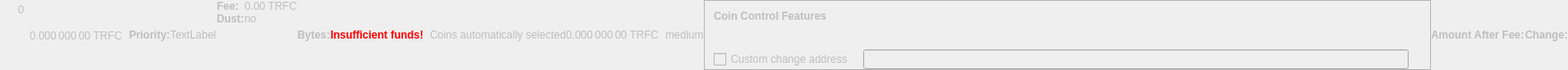
    <widget class="QWidget" name="dummyHideWidget" native="true">
     <property name="enabled">
      <bool>false</bool>
     </property>
     <property name="maximumSize">
      <size>
       <width>100</width>
       <height>22</height>
      </size>
     </property>
     <layout class="QHBoxLayout" name="dummyHideLayout">
      <property name="spacing">
       <number>0</number>
      </property>
      <property name="leftMargin">
       <number>0</number>
      </property>
      <property name="topMargin">
       <number>0</number>
      </property>
      <property name="rightMargin">
       <number>0</number>
      </property>
      <property name="bottomMargin">
       <number>0</number>
      </property>
      <item>
       <layout class="QFormLayout" name="formLayoutCoinControl1">
        <property name="horizontalSpacing">
         <number>10</number>
        </property>
        <property name="verticalSpacing">
         <number>14</number>
        </property>
        <property name="leftMargin">
         <number>10</number>
        </property>
        <property name="topMargin">
         <number>4</number>
        </property>
        <property name="rightMargin">
         <number>6</number>
        </property>
        <item row="0" column="1">
         <widget class="QLabel" name="labelCoinControlBytes">
          <property name="cursor">
           <cursorShape>IBeamCursor</cursorShape>
          </property>
          <property name="contextMenuPolicy">
           <enum>Qt::ActionsContextMenu</enum>
          </property>
          <property name="text">
           <string notr="true">0</string>
          </property>
          <property name="textInteractionFlags">
           <set>Qt::LinksAccessibleByMouse|Qt::TextSelectableByKeyboard|Qt::TextSelectableByMouse</set>
          </property>
         </widget>
        </item>
       </layout>
      </item>
      <item>
       <widget class="QLabel" name="labelCoinControlAfterFee">
        <property name="enabled">
         <bool>false</bool>
        </property>
        <property name="sizePolicy">
         <sizepolicy hsizetype="Fixed" vsizetype="Fixed">
          <horstretch>0</horstretch>
          <verstretch>0</verstretch>
         </sizepolicy>
        </property>
        <property name="minimumSize">
         <size>
          <width>111</width>
          <height>12</height>
         </size>
        </property>
        <property name="maximumSize">
         <size>
          <width>111</width>
          <height>12</height>
         </size>
        </property>
        <property name="cursor">
         <cursorShape>IBeamCursor</cursorShape>
        </property>
        <property name="contextMenuPolicy">
         <enum>Qt::ActionsContextMenu</enum>
        </property>
        <property name="text">
         <string notr="true">0.000 000 00 TRFC</string>
        </property>
        <property name="textInteractionFlags">
         <set>Qt::LinksAccessibleByMouse|Qt::TextSelectableByKeyboard|Qt::TextSelectableByMouse</set>
        </property>
       </widget>
      </item>
      <item>
       <widget class="QLabel" name="labelCoinControlPriorityText">
        <property name="enabled">
         <bool>false</bool>
        </property>
        <property name="font">
         <font>
          <weight>75</weight>
          <bold>true</bold>
         </font>
        </property>
        <property name="text">
         <string>Priority:</string>
        </property>
       </widget>
      </item>
      <item>
       <layout class="QHBoxLayout" name="horizontalLayout">
        <item>
         <widget class="QLabel" name="WarningLabel">
          <property name="text">
           <string>TextLabel</string>
          </property>
         </widget>
        </item>
       </layout>
      </item>
      <item>
       <layout class="QFormLayout" name="formLayoutCoinControl3">
        <property name="horizontalSpacing">
         <number>0</number>
        </property>
        <property name="verticalSpacing">
         <number>0</number>
        </property>
        <property name="leftMargin">
         <number>0</number>
        </property>
        <property name="topMargin">
         <number>0</number>
        </property>
        <property name="rightMargin">
         <number>0</number>
        </property>
        <item row="0" column="0">
         <widget class="QLabel" name="labelCoinControlFeeText">
          <property name="enabled">
           <bool>false</bool>
          </property>
          <property name="font">
           <font>
            <weight>75</weight>
            <bold>true</bold>
           </font>
          </property>
          <property name="text">
           <string>Fee:</string>
          </property>
          <property name="margin">
           <number>0</number>
          </property>
         </widget>
        </item>
        <item row="0" column="1">
         <widget class="QLabel" name="labelCoinControlFee">
          <property name="enabled">
           <bool>false</bool>
          </property>
          <property name="cursor">
           <cursorShape>IBeamCursor</cursorShape>
          </property>
          <property name="contextMenuPolicy">
           <enum>Qt::ActionsContextMenu</enum>
          </property>
          <property name="text">
           <string notr="true">0.00 TRFC</string>
          </property>
          <property name="textInteractionFlags">
           <set>Qt::LinksAccessibleByMouse|Qt::TextSelectableByKeyboard|Qt::TextSelectableByMouse</set>
          </property>
         </widget>
        </item>
        <item row="1" column="0">
         <widget class="QLabel" name="labelCoinControlLowOutputText">
          <property name="enabled">
           <bool>false</bool>
          </property>
          <property name="font">
           <font>
            <weight>75</weight>
            <bold>true</bold>
           </font>
          </property>
          <property name="text">
           <string>Dust:</string>
          </property>
         </widget>
        </item>
        <item row="1" column="1">
         <widget class="QLabel" name="labelCoinControlLowOutput">
          <property name="enabled">
           <bool>false</bool>
          </property>
          <property name="cursor">
           <cursorShape>IBeamCursor</cursorShape>
          </property>
          <property name="contextMenuPolicy">
           <enum>Qt::ActionsContextMenu</enum>
          </property>
          <property name="text">
           <string>no</string>
          </property>
          <property name="textInteractionFlags">
           <set>Qt::LinksAccessibleByMouse|Qt::TextSelectableByKeyboard|Qt::TextSelectableByMouse</set>
          </property>
         </widget>
        </item>
       </layout>
      </item>
      <item>
       <widget class="QLabel" name="labelCoinControlBytesText">
        <property name="enabled">
         <bool>false</bool>
        </property>
        <property name="font">
         <font>
          <weight>75</weight>
          <bold>true</bold>
         </font>
        </property>
        <property name="text">
         <string>Bytes:</string>
        </property>
       </widget>
      </item>
      <item>
       <layout class="QFormLayout" name="formLayoutCoinControl2">
        <property name="horizontalSpacing">
         <number>0</number>
        </property>
        <property name="verticalSpacing">
         <number>0</number>
        </property>
        <property name="leftMargin">
         <number>0</number>
        </property>
        <property name="topMargin">
         <number>0</number>
        </property>
        <property name="rightMargin">
         <number>0</number>
        </property>
       </layout>
      </item>
      <item>
       <layout class="QHBoxLayout" name="horizontalLayoutCoinControl2">
        <property name="spacing">
         <number>0</number>
        </property>
        <property name="bottomMargin">
         <number>0</number>
        </property>
       </layout>
      </item>
      <item>
       <widget class="QLabel" name="labelCoinControlInsuffFunds">
        <property name="enabled">
         <bool>false</bool>
        </property>
        <property name="minimumSize">
         <size>
          <width>0</width>
          <height>0</height>
         </size>
        </property>
        <property name="font">
         <font>
          <weight>75</weight>
          <bold>true</bold>
         </font>
        </property>
        <property name="styleSheet">
         <string notr="true">color:red;font-weight:bold;</string>
        </property>
        <property name="text">
         <string>Insufficient funds!</string>
        </property>
        <property name="margin">
         <number>5</number>
        </property>
       </widget>
      </item>
      <item>
       <layout class="QFormLayout" name="formLayoutCoinControl4">
        <property name="horizontalSpacing">
         <number>0</number>
        </property>
        <property name="verticalSpacing">
         <number>0</number>
        </property>
        <property name="leftMargin">
         <number>0</number>
        </property>
        <property name="topMargin">
         <number>0</number>
        </property>
        <property name="rightMargin">
         <number>0</number>
        </property>
       </layout>
      </item>
      <item>
       <widget class="QLabel" name="labelCoinControlChangeLabel">
        <property name="enabled">
         <bool>false</bool>
        </property>
        <property name="sizePolicy">
         <sizepolicy hsizetype="Preferred" vsizetype="Expanding">
          <horstretch>0</horstretch>
          <verstretch>0</verstretch>
         </sizepolicy>
        </property>
        <property name="minimumSize">
         <size>
          <width>0</width>
          <height>0</height>
         </size>
        </property>
        <property name="text">
         <string/>
        </property>
        <property name="margin">
         <number>3</number>
        </property>
       </widget>
      </item>
      <item>
       <widget class="QLabel" name="labelCoinControlAutomaticallySelected">
        <property name="enabled">
         <bool>false</bool>
        </property>
        <property name="sizePolicy">
         <sizepolicy hsizetype="Fixed" vsizetype="Fixed">
          <horstretch>0</horstretch>
          <verstretch>0</verstretch>
         </sizepolicy>
        </property>
        <property name="minimumSize">
         <size>
          <width>0</width>
          <height>0</height>
         </size>
        </property>
        <property name="maximumSize">
         <size>
          <width>240</width>
          <height>16777215</height>
         </size>
        </property>
        <property name="text">
         <string>Coins automatically selected</string>
        </property>
        <property name="margin">
         <number>5</number>
        </property>
       </widget>
      </item>
      <item>
       <widget class="QLabel" name="labelCoinControlChange">
        <property name="enabled">
         <bool>false</bool>
        </property>
        <property name="sizePolicy">
         <sizepolicy hsizetype="Fixed" vsizetype="Fixed">
          <horstretch>0</horstretch>
          <verstretch>0</verstretch>
         </sizepolicy>
        </property>
        <property name="minimumSize">
         <size>
          <width>111</width>
          <height>0</height>
         </size>
        </property>
        <property name="maximumSize">
         <size>
          <width>111</width>
          <height>16777215</height>
         </size>
        </property>
        <property name="cursor">
         <cursorShape>IBeamCursor</cursorShape>
        </property>
        <property name="contextMenuPolicy">
         <enum>Qt::ActionsContextMenu</enum>
        </property>
        <property name="text">
         <string notr="true">0.000 000 00 TRFC</string>
        </property>
        <property name="textInteractionFlags">
         <set>Qt::LinksAccessibleByMouse|Qt::TextSelectableByKeyboard|Qt::TextSelectableByMouse</set>
        </property>
       </widget>
      </item>
      <item>
       <widget class="QLabel" name="labelCoinControlPriority">
        <property name="enabled">
         <bool>false</bool>
        </property>
        <property name="cursor">
         <cursorShape>IBeamCursor</cursorShape>
        </property>
        <property name="contextMenuPolicy">
         <enum>Qt::ActionsContextMenu</enum>
        </property>
        <property name="text">
         <string>medium</string>
        </property>
        <property name="textInteractionFlags">
         <set>Qt::LinksAccessibleByMouse|Qt::TextSelectableByKeyboard|Qt::TextSelectableByMouse</set>
        </property>
       </widget>
      </item>
      <item>
       <widget class="QFrame" name="frameCoinControl">
        <property name="sizePolicy">
         <sizepolicy hsizetype="Expanding" vsizetype="Expanding">
          <horstretch>0</horstretch>
          <verstretch>0</verstretch>
         </sizepolicy>
        </property>
        <property name="maximumSize">
         <size>
          <width>16777215</width>
          <height>16777215</height>
         </size>
        </property>
        <property name="frameShape">
         <enum>QFrame::StyledPanel</enum>
        </property>
        <property name="frameShadow">
         <enum>QFrame::Sunken</enum>
        </property>
        <layout class="QVBoxLayout" name="verticalLayoutCoinControl2_2">
         <property name="spacing">
          <number>0</number>
         </property>
         <property name="leftMargin">
          <number>0</number>
         </property>
         <property name="topMargin">
          <number>0</number>
         </property>
         <property name="rightMargin">
          <number>0</number>
         </property>
         <property name="bottomMargin">
          <number>0</number>
         </property>
         <item>
          <layout class="QVBoxLayout" name="verticalLayoutCoinControl" stretch="0,0,0,1">
           <property name="spacing">
            <number>0</number>
           </property>
           <property name="leftMargin">
            <number>10</number>
           </property>
           <property name="topMargin">
            <number>10</number>
           </property>
           <item>
            <layout class="QHBoxLayout" name="horizontalLayoutCoinControl1">
             <property name="bottomMargin">
              <number>15</number>
             </property>
             <item>
              <widget class="QLabel" name="labelCoinControlFeatures">
               <property name="enabled">
                <bool>false</bool>
               </property>
               <property name="sizePolicy">
                <sizepolicy hsizetype="Preferred" vsizetype="Maximum">
                 <horstretch>0</horstretch>
                 <verstretch>0</verstretch>
                </sizepolicy>
               </property>
               <property name="font">
                <font>
                 <weight>75</weight>
                 <bold>true</bold>
                </font>
               </property>
               <property name="styleSheet">
                <string notr="true">font-weight:bold;</string>
               </property>
               <property name="text">
                <string>Coin Control Features</string>
               </property>
              </widget>
             </item>
            </layout>
           </item>
           <item>
            <widget class="QWidget" name="widgetCoinControl" native="true">
             <property name="sizePolicy">
              <sizepolicy hsizetype="Preferred" vsizetype="Preferred">
               <horstretch>0</horstretch>
               <verstretch>0</verstretch>
              </sizepolicy>
             </property>
             <property name="minimumSize">
              <size>
               <width>0</width>
               <height>0</height>
              </size>
             </property>
             <property name="styleSheet">
              <string notr="true"/>
             </property>
             <layout class="QHBoxLayout" name="horizontalLayoutCoinControl5_2">
              <property name="leftMargin">
               <number>0</number>
              </property>
              <property name="topMargin">
               <number>0</number>
              </property>
              <property name="rightMargin">
               <number>0</number>
              </property>
              <property name="bottomMargin">
               <number>0</number>
              </property>
              <item>
               <layout class="QHBoxLayout" name="horizontalLayoutCoinControl3">
                <property name="spacing">
                 <number>20</number>
                </property>
                <property name="topMargin">
                 <number>0</number>
                </property>
                <property name="bottomMargin">
                 <number>10</number>
                </property>
               </layout>
              </item>
             </layout>
            </widget>
           </item>
           <item>
            <layout class="QHBoxLayout" name="horizontalLayoutCoinControl4" stretch="0,0,0">
             <property name="spacing">
              <number>12</number>
             </property>
             <property name="sizeConstraint">
              <enum>QLayout::SetDefaultConstraint</enum>
             </property>
             <property name="topMargin">
              <number>5</number>
             </property>
             <property name="rightMargin">
              <number>5</number>
             </property>
             <item>
              <widget class="QCheckBox" name="checkBoxCoinControlChange">
               <property name="enabled">
                <bool>false</bool>
               </property>
               <property name="toolTip">
                <string>If this is activated, but the change address is empty or invalid, change will be sent to a newly generated address.</string>
               </property>
               <property name="text">
                <string>Custom change address</string>
               </property>
              </widget>
             </item>
             <item>
              <widget class="QValidatedLineEdit" name="lineEditCoinControlChange">
               <property name="enabled">
                <bool>false</bool>
               </property>
               <property name="sizePolicy">
                <sizepolicy hsizetype="Expanding" vsizetype="Fixed">
                 <horstretch>0</horstretch>
                 <verstretch>0</verstretch>
                </sizepolicy>
               </property>
              </widget>
             </item>
             <item>
              <widget class="QLabel" name="labelCoinControlChangeLabel_2">
               <property name="sizePolicy">
                <sizepolicy hsizetype="Preferred" vsizetype="Expanding">
                 <horstretch>0</horstretch>
                 <verstretch>0</verstretch>
                </sizepolicy>
               </property>
               <property name="minimumSize">
                <size>
                 <width>0</width>
                 <height>0</height>
                </size>
               </property>
               <property name="text">
                <string/>
               </property>
               <property name="margin">
                <number>3</number>
               </property>
              </widget>
             </item>
            </layout>
           </item>
           <item>
            <spacer name="verticalSpacerCoinControl">
             <property name="orientation">
              <enum>Qt::Vertical</enum>
             </property>
             <property name="sizeHint" stdset="0">
              <size>
               <width>800</width>
               <height>1</height>
              </size>
             </property>
            </spacer>
           </item>
          </layout>
         </item>
        </layout>
       </widget>
      </item>
      <item>
       <widget class="QLabel" name="labelCoinControlAfterFeeText">
        <property name="enabled">
         <bool>false</bool>
        </property>
        <property name="minimumSize">
         <size>
          <width>0</width>
          <height>0</height>
         </size>
        </property>
        <property name="maximumSize">
         <size>
          <width>16777215</width>
          <height>16777215</height>
         </size>
        </property>
        <property name="font">
         <font>
          <weight>75</weight>
          <bold>true</bold>
         </font>
        </property>
        <property name="text">
         <string>Amount After Fee:</string>
        </property>
        <property name="alignment">
         <set>Qt::AlignLeading|Qt::AlignLeft|Qt::AlignVCenter</set>
        </property>
        <property name="margin">
         <number>0</number>
        </property>
       </widget>
      </item>
      <item>
       <widget class="QLabel" name="labelCoinControlChangeText">
        <property name="enabled">
         <bool>false</bool>
        </property>
        <property name="sizePolicy">
         <sizepolicy hsizetype="Preferred" vsizetype="Preferred">
          <horstretch>0</horstretch>
          <verstretch>0</verstretch>
         </sizepolicy>
        </property>
        <property name="minimumSize">
         <size>
          <width>0</width>
          <height>0</height>
         </size>
        </property>
        <property name="maximumSize">
         <size>
          <width>16777215</width>
          <height>16777215</height>
         </size>
        </property>
        <property name="font">
         <font>
          <weight>75</weight>
          <bold>true</bold>
         </font>
        </property>
        <property name="text">
         <string>Change:</string>
        </property>
        <property name="alignment">
         <set>Qt::AlignLeading|Qt::AlignLeft|Qt::AlignVCenter</set>
        </property>
       </widget>
      </item>
     </layout>
    </widget>
